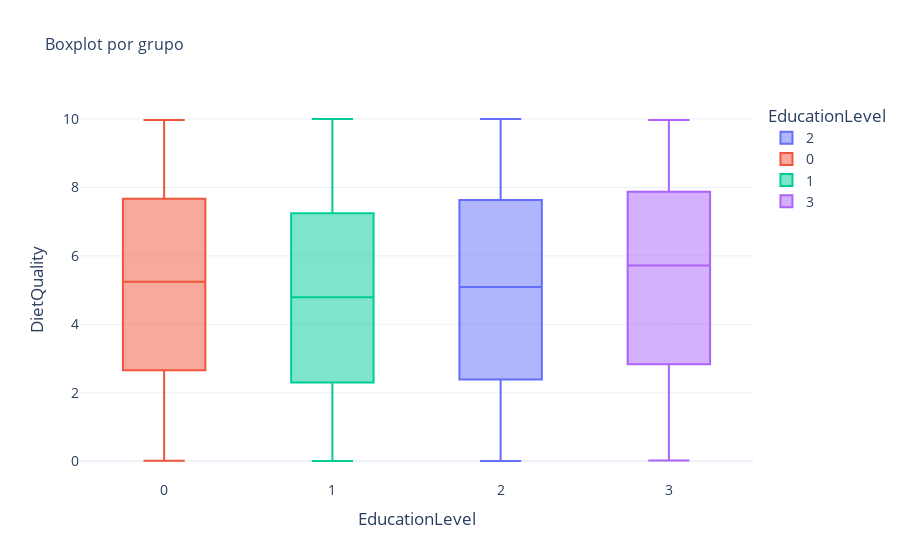

Notebook cell for this chart:
### Markdown cell above
### **<span style="color:#1a73e8;">KRUSKAL - WALLIS</span>**

### Code cell
boxplot_by_group(df_csv, 'DietQuality', 'EducationLevel')

### Figure 1 — Plotly figure (JSON) as saved in the notebook; plotly's stock layout.template omitted (floating-point values rounded to 4 significant figures; data arrays with more than 128 entries replaced by an {"elided": "..."} marker saying what was removed)
{"data": [{"alignmentgroup": "True", "boxpoints": "outliers", "hovertemplate": "EducationLevel=%{x}<br>DietQuality=%{y}<extra></extra>", "legendgroup": "2", "marker": {"color": "#636efa"}, "name": "2", "notched": false, "offsetgroup": "2", "orientation": "v", "showlegend": true, "type": "box", "x": {"elided": "636 int values"}, "x0": " ", "xaxis": "x", "y": {"elided": "636 float values"}, "y0": " ", "yaxis": "y"}, {"alignmentgroup": "True", "boxpoints": "outliers", "hovertemplate": "EducationLevel=%{x}<br>DietQuality=%{y}<extra></extra>", "legendgroup": "0", "marker": {"color": "#EF553B"}, "name": "0", "notched": false, "offsetgroup": "0", "orientation": "v", "showlegend": true, "type": "box", "x": {"elided": "446 int values"}, "x0": " ", "xaxis": "x", "y": {"elided": "446 float values"}, "y0": " ", "yaxis": "y"}, {"alignmentgroup": "True", "boxpoints": "outliers", "hovertemplate": "EducationLevel=%{x}<br>DietQuality=%{y}<extra></extra>", "legendgroup": "1", "marker": {"color": "#00cc96"}, "name": "1", "notched": false, "offsetgroup": "1", "orientation": "v", "showlegend": true, "type": "box", "x": {"elided": "854 int values"}, "x0": " ", "xaxis": "x", "y": {"elided": "854 float values"}, "y0": " ", "yaxis": "y"}, {"alignmentgroup": "True", "boxpoints": "outliers", "hovertemplate": "EducationLevel=%{x}<br>DietQuality=%{y}<extra></extra>", "legendgroup": "3", "marker": {"color": "#ab63fa"}, "name": "3", "notched": false, "offsetgroup": "3", "orientation": "v", "showlegend": true, "type": "box", "x": {"elided": "213 int values"}, "x0": " ", "xaxis": "x", "y": {"elided": "213 float values"}, "y0": " ", "yaxis": "y"}], "layout": {"boxmode": "overlay", "font": {"size": 14}, "legend": {"title": {"text": "EducationLevel"}, "tracegroupgap": 0}, "title": {"font": {"size": 16}, "text": "Boxplot por grupo"}, "xaxis": {"anchor": "y", "categoryarray": [2, 0, 1, 3], "categoryorder": "array", "domain": [0, 1], "title": {"text": "EducationLevel"}}, "yaxis": {"anchor": "x", "domain": [0, 1], "title": {"text": "DietQuality"}}}}
